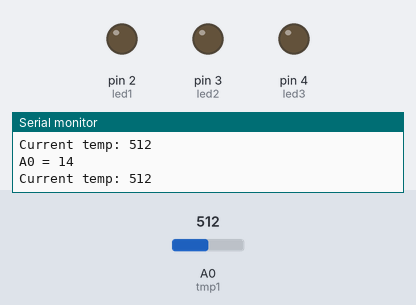
Simulated run of this sketch. Board: Arduino Uno, built with avr-gcc and run on an emulated ATmega328P. Parts: output pins drawn as LEDs (lit = HIGH), the last lines printed to the serial monitor. The test bench sets the inputs (shaded band); at power-on: A0 (tmp1) = 512.

Above: at 1.8 s.
1.9 s: A0 (tmp1) set to 514
At 2.4 s:
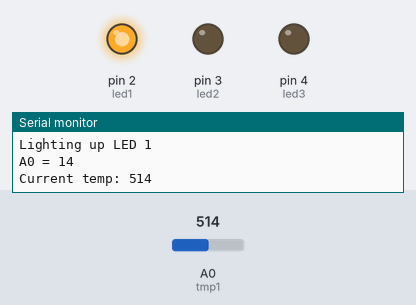
3.5 s: A0 (tmp1) set to 716
At 4.7 s:
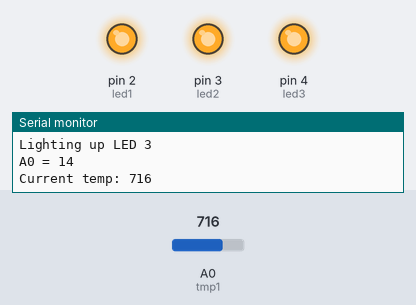
5.5 s: A0 (tmp1) set to 511
At 7.0 s:
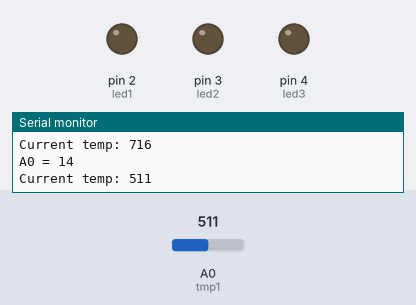
7.5 s: A0 (tmp1) set to 900
At 9.3 s:
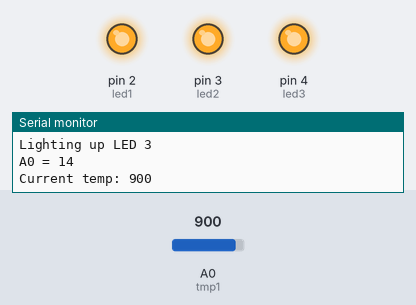
Timing chart, 0 to 10.5 s (numbered marks = the images above; inputs shaded):
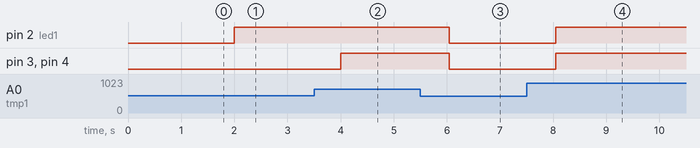

The sketch:

TemperatureSensor.ino
```cpp
/*
  Love-O-Meter.ino

  Uses TMP sensor to determine body temperature of user.

  History:
  8/31/2014: Created for experimentation.
 */

// Constants
const int ledDiagnostic = 13;      // Assign a constant to the onboard LED (pin 13)
const int tmp1 = A0;
const int led1 = 2;
const int led2 = 3;
const int led3 = 4;

// Global variables
int gnCycleNumber = 0;


void SetLEDs(bool bOn = false)
{
  if (bOn == true)
  {
    digitalWrite(led1, HIGH);
    digitalWrite(led2, HIGH);
    digitalWrite(led3, HIGH);
  }
  else
  {
    digitalWrite(led1, LOW);
    digitalWrite(led2, LOW);
    digitalWrite(led3, LOW);
  }
}

// Add initialization code to be run once.
void setup()
{

  for (int n=2; n<5; n++)
  {
    pinMode(n, OUTPUT);
    digitalWrite(n, LOW);
  }

  Serial.begin(9600);                      // initialize the serial connection to the PC for debug messages.
}

// Add code to be run over and over (the game loop)
void loop()
{
  int nSensorVal=0;
  static int nAmbient=0;

  gnCycleNumber++;

  SetLEDs(false);

  nSensorVal = analogRead(tmp1);

  if (nAmbient==0)
  {
    nAmbient = nSensorVal;
    Serial.print("Setting ambient value to ");
    Serial.println(nAmbient);
  }

  if ((nSensorVal - nAmbient) >= 2)
  {
    digitalWrite(led1, HIGH);
    digitalWrite(led2, LOW);
    digitalWrite(led3, LOW);
    Serial.println("Lighting up LED 1");
  }

  if ((nSensorVal - nAmbient) >= 4)
  {
    digitalWrite(led1, HIGH);
    digitalWrite(led2, HIGH);
    digitalWrite(led3, LOW);
    Serial.println("Lighting up LED 2");
  }

  if ((nSensorVal - nAmbient) >= 6)
  {
    digitalWrite(led3, HIGH);
    digitalWrite(led3, HIGH);
    digitalWrite(led3, HIGH);
    Serial.println("Lighting up LED 3");
  }

  Serial.print("A0 = ");
  Serial.println(tmp1);
  Serial.print("Current temp: ");
  Serial.println(nSensorVal);

  delay(1000);
}
```

Measured:
- the behaviour switches between 513 and 514 on A0 (tmp1) (found by bisection; images 0 and 1)
- after the input at 1.9 s, pin 2 (led1): LOW → HIGH after 0.10 s
- after the input at 3.5 s, pin 3 (led2), pin 4 (led3): LOW → HIGH after 0.50 s
- after the input at 5.5 s, pin 2 (led1), pin 3 (led2), pin 4 (led3): HIGH → LOW after 0.55 s
- after the input at 7.5 s, pin 2 (led1), pin 3 (led2), pin 4 (led3): LOW → HIGH after 0.55 s
